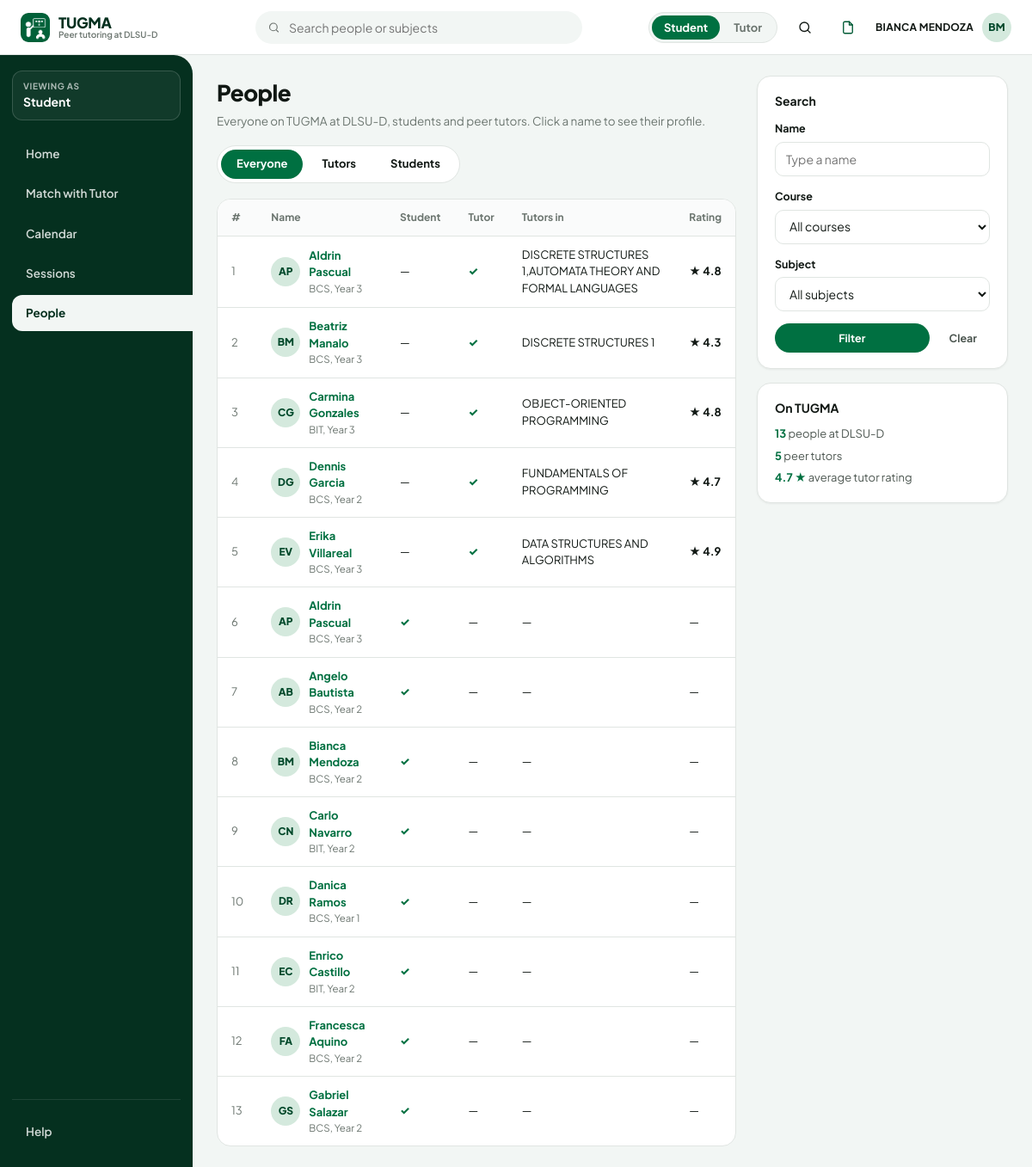
The page /people (signed in) on the database its author committed.
### tables this page shows
CREATE TABLE tutors (
    tutor_id    INTEGER PRIMARY KEY,
    name        TEXT NOT NULL,
    grade_level INTEGER NOT NULL CHECK (grade_level > 0),
    course      TEXT NOT NULL,
    verified    INTEGER NOT NULL DEFAULT 0
                CHECK (verified IN (0, 1)),
    capacity    INTEGER NOT NULL DEFAULT 5
                CHECK (capacity > 0)
);

CREATE TABLE students (
    student_id      INTEGER PRIMARY KEY,
    name            TEXT NOT NULL,
    grade_level     INTEGER NOT NULL CHECK (grade_level > 0),
    course          TEXT NOT NULL,
    bio             TEXT,
    study_notes     TEXT,
    interests       TEXT,
    learning_style  TEXT,
    preferred_setup TEXT,
    free_time       TEXT
);

### app.py (the view)
@app.route("/people")
@login_required("member")
def people_page():
    db = get_db()
    tab = request.args.get("tab", "everyone")
    q = (request.args.get("q") or "").strip().lower()
    course_filter = (request.args.get("course") or "").strip()
    subject_filter = (request.args.get("subject") or "").strip()
    tutors = db.fetch_all(
        "SELECT t.tutor_id, t.name, t.course, t.grade_level, t.verified, "
        "GROUP_CONCAT(DISTINCT sub.subject_name) AS teaches, "
        "ROUND(AVG(rs.score), 1) AS rating "
        "FROM tutors t "
        "LEFT JOIN tutor_subjects ts ON ts.tutor_id = t.tutor_id "
        "LEFT JOIN subjects sub ON sub.subject_id = ts.subject_id "
        "LEFT JOIN tutor_reviews tr ON tr.tutor_id = t.tutor_id "
        "LEFT JOIN tutor_review_scores rs ON rs.review_id = tr.review_id "
        "WHERE t.verified = 1 "
        "GROUP BY t.tutor_id ORDER BY t.name"
    )
    students = db.fetch_all(
        "SELECT s.student_id, s.name, s.course, s.grade_level "
        "FROM students s "
        "WHERE s.student_id IN (SELECT DISTINCT student_id FROM student_subjects) "
        "ORDER BY s.name"
    )
    people_rows = []
    for t in tutors:
        people_rows.append({
            "kind": "tutor",
            "id": t["tutor_id"],
            "name": t["name"],
            "course": t["course"],
            "grade_level": t["grade_level"],
            "is_student": False,
            "is_tutor": True,
            "verified": bool(t["verified"]),
            "teaches": t["teaches"] or "—",
            "rating": t["rating"],
        })
    for s in students:
        people_rows.append({
            "kind": "student",
            "id": s["student_id"],
            "name": s["name"],
            "course": s["course"],
            "grade_level": s["grade_level"],
            "is_student": True,
            "is_tutor": False,
            "verified": True,
            "teaches": "—",
            "rating": None,
        })
    if tab == "tutors":
        people_rows = [p for p in people_rows if p["is_tutor"]]
    elif tab == "students":
        people_rows = [p for p in people_rows if p["is_student"]]
    if q:
        people_rows = [
            p for p in people_rows
            if q in p["name"].lower() or q in p["teaches"].lower() or q in p["course"].lower()
        ]
    if course_filter:
        people_rows = [p for p in people_rows if p["course"] == course_filter]
    if subject_filter:
        people_rows = [p for p in people_rows if subject_filter.lower() in p["teaches"].lower()]
    courses = sorted({p["course"] for p in people_rows if p["course"]})
    subjects = [r["subject_name"] for r in db.fetch_all("SELECT subject_name FROM subjects ORDER BY subject_name")]
    ratings = [t["rating"] for t in tutors if t["rating"] is not None]
    avg_rating = round(sum(ratings) / len(ratings), 1) if ratings else "—"
    return render_template(
        "portal/people.html",
        people=people_rows,
        tab=tab,
        q=q,
        course_filter=course_filter,
        subject_filter=subject_filter,
        courses=courses,
        subjects=subjects,
        total_people=len(tutors) + len(students),
        total_tutors=len(tutors),
        avg_rating=avg_rating,
    )

### app.py (called while the page is built)
def get_db():
    if "db" not in g:
        g.db = Database(DB_PATH)
    return g.db

def current_user():
    uid = session.get("user_id")
    if not uid:
        return None
    if "current_user" not in g:
        g.current_user = get_user(get_db(), uid)
    return g.current_user

def initials(name):
    parts = [p for p in (name or "").split() if p]
    if not parts:
        return "?"
    if len(parts) == 1:
        return parts[0][:2].upper()
    return (parts[0][0] + parts[-1][0]).upper()

def active_mode(user):
    if not user or user["role"] == "admin":
        return None
    modes = user["modes"]
    mode = session.get("mode")
    if mode not in modes and modes:
        mode = modes[0]
        session["mode"] = mode
    return mode

def login_required(role=None):
    def decorator(fn):
        @wraps(fn)
        def wrapper(*args, **kwargs):
            user = current_user()
            if not user:
                session.clear()
                return redirect(url_for("login_page"))
            if role == "admin" and user["role"] != "admin":
                flash("Administrator access is required.", "error")
                return redirect(url_for("home"))
            if role == "member" and user["role"] == "admin":
                return redirect(url_for("admin_home"))
            return fn(*args, **kwargs)
        return wrapper
    return decorator

### services/auth_service.py (called while the page is built)
def _session_dict(row):
    modes = []
    if row["student_id"] is not None:
        modes.append("Learning")
    if row["tutor_id"] is not None:
        modes.append("Tutoring")
    return {
        "user_id": row["user_id"],
        "email": row["email"],
        "role": row["role"],  # 'member' or 'admin'
        "student_id": row["student_id"],
        "tutor_id": row["tutor_id"],
        "modes": modes,
        "name": row["name"],
    }

def get_user(db, user_id):
    row = db.fetch_one(_USER_QUERY + " WHERE u.user_id = ?", (user_id,))
    if row is None or not row["is_active"]:
        return None
    return _session_dict(row)

def require_role(db, user_id, *roles):
    user = get_user(db, user_id)
    allowed = user is not None and (
        user["role"] in roles
        or ("student" in roles and user["student_id"] is not None)
        or ("tutor" in roles and user["tutor_id"] is not None)
    )
    if not allowed:
        raise PermissionDenied("You do not have access to this operation.")
    return user

### services/session_service.py (called while the page is built)
def _now():
    return datetime.now()

### templates/portal/people.html (shortened to what this page needs)
{% extends "base.html" %}
{% block content %}
<h1 class="page-title">People</h1>
<p class="page-subtitle">Everyone on TUGMA at DLSU-D, students and peer tutors. Click a name to see their profile.</p>
<div class="tab-bar">
  <a href="{{ url_for('people_page', tab='everyone', q=q) }}" class="tab-pill {{ 'active' if tab == 'everyone' else '' }}">Everyone</a>
  <a href="{{ url_for('people_page', tab='tutors', q=q) }}" class="tab-pill {{ 'active' if tab == 'tutors' else '' }}">Tutors</a>
  <a href="{{ url_for('people_page', tab='students', q=q) }}" class="tab-pill {{ 'active' if tab == 'students' else '' }}">Students</a>
</div>
<div class="table-wrap">
  <table class="data-table">
    <thead>
      <tr>
        <th>#</th>
        <th>Name</th>
        <th>Student</th>
        <th>Tutor</th>
        <th>Tutors in</th>
        <th>Rating</th>
      </tr>
    </thead>
    <tbody>
      {% for p in people %}
        <tr>
          <td style="color:var(--muted);">{{ loop.index }}</td>
          <td>
            <a href="{{ url_for('tutor_profile', tutor_id=p.id) if p.kind == 'tutor' else url_for('student_profile', student_id=p.id) }}" style="display:flex; align-items:center; gap:10px;">
              <span class="avatar avatar-sm">{{ initials(p.name) }}</span>
              <div>
                <div style="font-weight:700; color:var(--primary);">{{ p.name }}</div>
                <div style="font-size:11.5px; color:var(--muted);">{{ p.course }}, Year {{ p.grade_level }}</div>
              </div>
            </a>
          </td>
          <td>{% if p.is_student %}<span style="color:var(--primary); font-weight:800;">✓</span>{% else %}—{% endif %}</td>
          <td>{% if p.is_tutor %}<span style="color:var(--primary); font-weight:800;">✓</span>{% else %}—{% endif %}</td>
          <td>{{ p.teaches }}</td>
          <td>{% if p.rating %}<span style="font-weight:700;">★ {{ p.rating }}</span>{% else %}—{% endif %}</td>
        </tr>
      {% else %}
        <tr><td colspan="6" style="text-align:center; color:var(--muted); padding:24px;">No people match your filters.</td></tr>
      {% endfor %}
    </tbody>
  </table>
</div>
{% endblock %}
{% block right_rail %}
<aside class="right-rail">
  <div class="card">
    <strong style="color:var(--ink); display:block; margin-bottom:12px;">Search</strong>
    <form action="{{ url_for('people_page') }}" method="get">
      <div class="form-group">
        <label class="form-label">Name</label>
        <input type="text" name="q" class="form-control" placeholder="Type a name" value="{{ q }}">
      </div>
      <div class="form-group">
        <label class="form-label">Course</label>
        <select name="course" class="form-control">
          <option value="">All courses</option>
        </select>
      </div>
      <div class="form-group">
        <label class="form-label">Subject</label>
        <select name="subject" class="form-control">
          <option value="">All subjects</option>
        </select>
      </div>
      <div style="display:flex; gap:8px;">
        <button type="submit" class="btn btn-primary btn-sm" style="flex:1;">Filter</button>
        <a href="{{ url_for('people_page') }}" class="btn btn-ghost btn-sm">Clear</a>
      </div>
    </form>
  </div>
  <div class="card">
    <strong style="color:var(--ink); display:block; margin-bottom:10px;">On TUGMA</strong>
    <div style="display:flex; flex-direction:column; gap:6px; font-size:13px;">
      <div><strong style="color:var(--primary);">{{ total_people }}</strong> people at DLSU-D</div>
      <div><strong style="color:var(--primary);">{{ total_tutors }}</strong> peer tutors</div>
      <div><strong style="color:var(--primary);">{{ avg_rating }} ★</strong> average tutor rating</div>
    </div>
  </div>
</aside>
{% endblock %}

### static/css/tugma.css (style rules this page uses)
:root { --forest: #05301F; --brand-green: #00482A; --primary: #007041; --accent: #1F8A57; --dark-green: #005A35; --mint: #D4E9DD; --surface: #F2F6F4; --white: #FFFFFF; --ink: #111814; --body: #4D5751; --muted: #6B756F; --border: #E0E5E2; --danger: #C0392B; --danger-bg: #FDECEC; --pill-green-bg: #E4F3EA; --pill-green-fg: #005A35; --pill-amber-bg: #FFF4DC; --pill-amber-fg: #B76E00; --pill-blue-bg: #E7EFFD; --pill-blue-fg: #2657B4; --pill-purple-bg: #F1ECFD; --pill-purple-fg: #6E44B8; --pill-gray-bg: #EEF1EF; --pill-gray-fg: #4D5751; --radius-card: 16px; --radius-sm: 10px; --radius-pill: 9999px; --shadow-card: 0 1px 3px rgba(17, 24, 20, 0.04), 0 1px 2px rgba(17, 24, 20, 0.02); --shadow-lg: 0 10px 28px rgba(5, 48, 31, 0.10); }
*, *::before, *::after { box-sizing: border-box; }
html, body { margin: 0; padding: 0; font-family: 'Plus Jakarta Sans', -apple-system, BlinkMacSystemFont, 'Segoe UI', sans-serif; font-size: 14px; line-height: 1.5; color: var(--body); background: var(--surface); -webkit-font-smoothing: antialiased; }
a { color: inherit; text-decoration: none; }
button, input, select, textarea { font-family: inherit; font-size: 14px; }
.right-rail { width: 292px; flex-shrink: 0; display: flex; flex-direction: column; gap: 16px; }
.page-title { margin: 0 0 4px 0; font-size: 26px; font-weight: 800; color: var(--ink); letter-spacing: -0.02em; }
.page-subtitle { margin: 0 0 18px 0; font-size: 13.5px; color: var(--muted); }
.card { background: var(--white); border: 1px solid var(--border); border-radius: var(--radius-card); padding: 18px 20px; box-shadow: var(--shadow-card); }
.btn { display: inline-flex; align-items: center; justify-content: center; gap: 8px; min-height: 40px; padding: 0 18px; border-radius: var(--radius-pill); font-size: 13.5px; font-weight: 700; cursor: pointer; border: 1.5px solid transparent; transition: all 0.15s; }
.btn-sm { min-height: 34px; padding: 0 14px; font-size: 12.5px; }
.btn-primary { background: var(--primary); color: var(--white); }
.btn-ghost { background: transparent; color: var(--body); }
.avatar { width: 40px; height: 40px; border-radius: 50%; background: var(--mint); color: var(--brand-green); font-weight: 800; font-size: 14px; display: inline-flex; align-items: center; justify-content: center; flex-shrink: 0; }
.avatar-sm { width: 34px; height: 34px; font-size: 12px; }
.tab-bar { display: inline-flex; background: var(--white); border: 1px solid var(--border); border-radius: var(--radius-pill); padding: 4px; gap: 4px; margin-bottom: 18px; }
.tab-pill { padding: 7px 18px; border-radius: var(--radius-pill); font-size: 13px; font-weight: 700; color: var(--ink); transition: all 0.15s; }
.tab-pill.active { background: var(--primary); color: var(--white); }
.form-group { display: flex; flex-direction: column; gap: 6px; margin-bottom: 14px; }
.form-label { font-size: 12.5px; font-weight: 700; color: var(--ink); }
.form-control { width: 100%; min-height: 40px; padding: 8px 12px; border: 1px solid var(--border); border-radius: var(--radius-sm); background: var(--white); color: var(--ink); outline: none; }
.table-wrap { background: var(--white); border: 1px solid var(--border); border-radius: var(--radius-card); overflow: hidden; }
.data-table { width: 100%; border-collapse: collapse; font-size: 13px; }
.data-table th { text-align: left; padding: 12px 16px; font-size: 12px; font-weight: 700; color: var(--muted); background: #FAFBFB; border-bottom: 1px solid var(--border); }
.data-table td { padding: 12px 16px; border-bottom: 1px solid var(--border); color: var(--ink); vertical-align: middle; }
.data-table tr:last-child td { border-bottom: none; }

### rows shown on the page
tutors: name "AP", name "Aldrin Pascual", course "BCS", grade_level "3", teaches "DISCRETE STRUCTURES 1,AUTOMATA THEORY AND FORMAL LANGUAGES", rating "4.8"
tutors: name "BM", name "Beatriz Manalo", course "BCS", grade_level "3", teaches "DISCRETE STRUCTURES 1", rating "4.3"
tutors: name "CG", name "Carmina Gonzales", course "BIT", grade_level "3", teaches "OBJECT-ORIENTED PROGRAMMING", rating "4.8"
tutors: name "DG", name "Dennis Garcia", course "BCS", grade_level "2", teaches "FUNDAMENTALS OF PROGRAMMING", rating "4.7"
tutors: name "EV", name "Erika Villareal", course "BCS", grade_level "3", teaches "DATA STRUCTURES AND ALGORITHMS", rating "4.9"
students: name "AP", name "Aldrin Pascual", course "BCS", grade_level "3", teaches "—"
students: name "AB", name "Angelo Bautista", course "BCS", grade_level "2", teaches "—"
students: name "BM", name "Bianca Mendoza", course "BCS", grade_level "2", teaches "—"
students: name "CN", name "Carlo Navarro", course "BIT", grade_level "2", teaches "—"
students: name "DR", name "Danica Ramos", course "BCS", grade_level "1", teaches "—"
students: name "EC", name "Enrico Castillo", course "BIT", grade_level "2", teaches "—"
students: name "FA", name "Francesca Aquino", course "BCS", grade_level "2", teaches "—"
students: name "GS", name "Gabriel Salazar", course "BCS", grade_level "2", teaches "—"

### other values the page prints
{{ user.name }} "BIANCA MENDOZA"
{{ initials(user.name) }} "BM"
{{ 'Match with Tutor' if mode == 'Learning' else 'Match with Tutee' }} "Match with Tutor"
{{ total_people }} "13"
{{ total_tutors }} "5"
{{ avg_rating }} "4.7"
